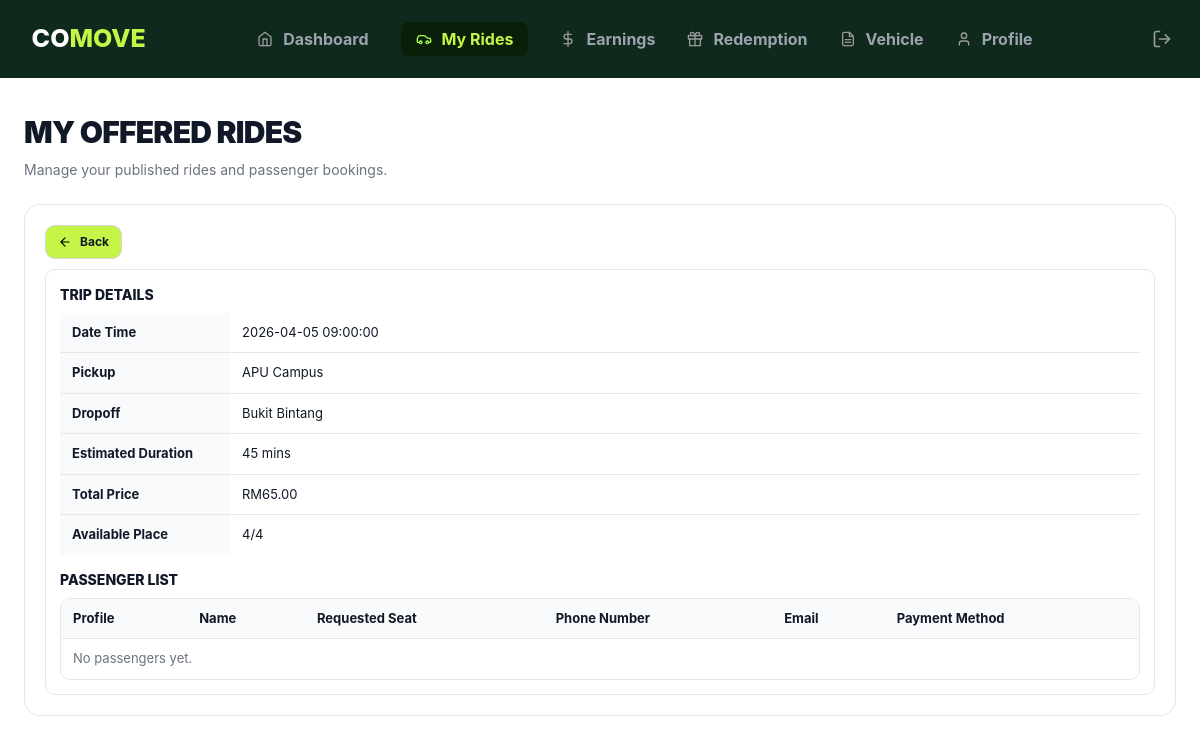
The app's page /src/roles/driver/my-rides.php?view=19 (signed in), older data.
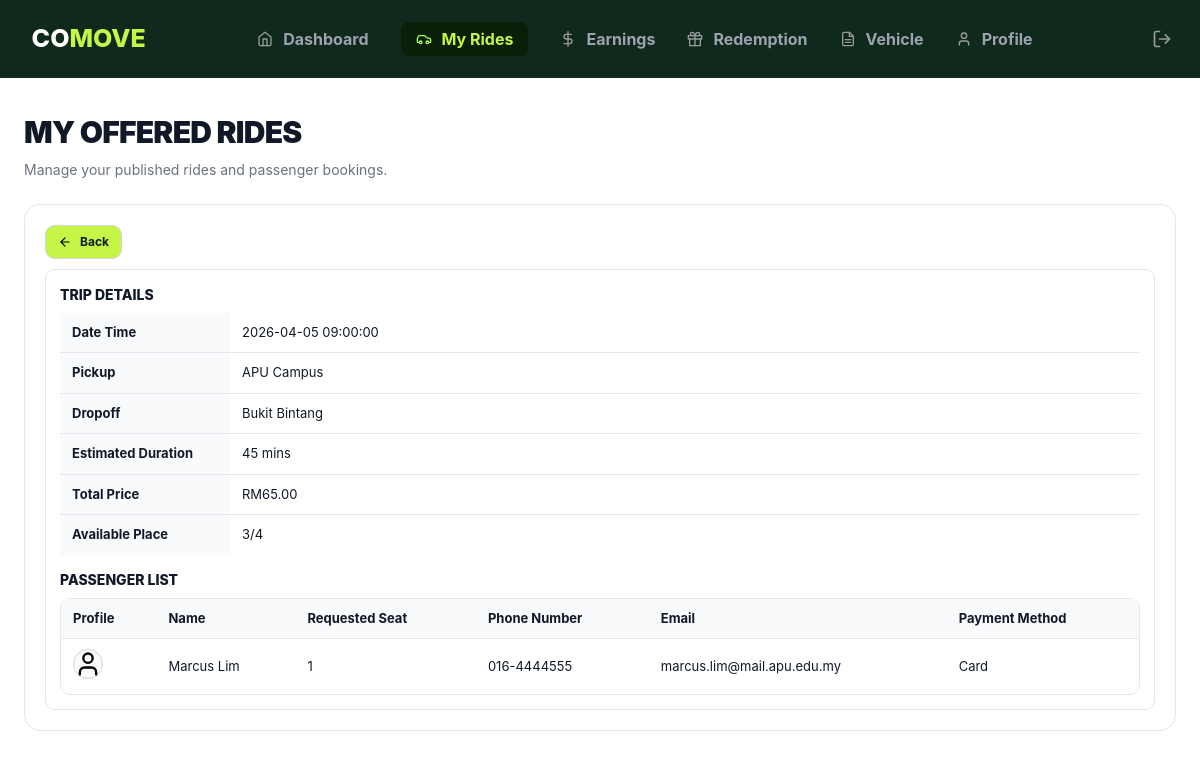
The same page, newer data.
### tables this page shows
CREATE TABLE `trip` (
  `trip_id` int(11) NOT NULL,
  `driver_id` int(11) NOT NULL,
  `start_location` varchar(100) NOT NULL,
  `end_location` varchar(100) NOT NULL,
  `departure_time` datetime NOT NULL,
  `total_seats` int(11) NOT NULL DEFAULT 0,
  `estimated_duration` int(11) DEFAULT NULL,
  `total_amount` decimal(10,2) NOT NULL DEFAULT 0.00,
  `gained_point` float DEFAULT NULL,
  `trip_status` varchar(20) NOT NULL DEFAULT 'scheduled' CHECK (`trip_status` in ('scheduled','ongoing','completed'))
);

CREATE TABLE `ride_request` (
  `request_id` int(11) NOT NULL,
  `trip_id` int(11) NOT NULL,
  `rider_id` int(11) NOT NULL,
  `seats_requested` int(11) NOT NULL,
  `request_status` varchar(20) NOT NULL DEFAULT 'pending' CHECK (`request_status` in ('pending','approved','rejected')),
  `requested_at` datetime NOT NULL DEFAULT current_timestamp(),
  `amount_paid` decimal(10,2) DEFAULT NULL,
  `payment_method` varchar(20) DEFAULT NULL,
  `proof_of_payment` varchar(255) DEFAULT NULL,
  `gained_point` float DEFAULT NULL
);

CREATE TABLE `rider` (
  `rider_id` int(11) NOT NULL,
  `name` varchar(50) NOT NULL,
  `email` varchar(100) NOT NULL,
  `password` varchar(255) NOT NULL,
  `phone_number` varchar(20) DEFAULT NULL,
  `profile_photo` mediumblob DEFAULT NULL,
  `created_at` datetime NOT NULL DEFAULT current_timestamp(),
  `rider_status` varchar(20) NOT NULL DEFAULT 'active' CHECK (`rider_status` in ('active','banned'))
);

### src/roles/driver/my-rides.php (the view, shortened to what the changed rows need)
<?php
include "../../config/conn.php";
$driverId = isset($_SESSION['user_id']) ? trim((string) $_SESSION['user_id']) : '';
$driverIdSafe = mysqli_real_escape_string($dbConn, $driverId);
$viewTripId = isset($_GET['view']) ? trim((string) $_GET['view']) : '';
function escapeHtml(string $value): string
{
    return htmlspecialchars($value, ENT_QUOTES, 'UTF-8');
}
function buildProfileImageSrc($photoBlob): string
{
    if ($photoBlob === null || $photoBlob === '') {
        return "../../public-assets/icons/user.svg";
    }
    $mime = null;
    return "data:" . $mime . ";base64," . base64_encode($photoBlob);
}
?>
<!DOCTYPE html>
<html lang="en">
<head>
  <link rel="stylesheet" href="../../public-assets/style.css">
  <link rel="stylesheet" href="my-rides.css">
</head>
<body>
  <main class="dashboard-main" id="myRidesPage">
    <h1 class="page-title">My Offered Rides</h1>
    <section class="my-rides-panel" aria-live="polite">
      <div class="my-rides-list">
        <?php
        if ($viewTripId !== '') {
            $viewTripSafe = mysqli_real_escape_string($dbConn, $viewTripId);
            $tripSql = "SELECT t.trip_id, t.start_location, t.end_location, t.departure_time, t.total_seats, t.estimated_duration, t.total_amount, d.vehicle_model
                        FROM TRIP t
                        LEFT JOIN DRIVER d ON t.driver_id = d.driver_id
                        WHERE t.trip_id = '" . $viewTripSafe . "' AND t.driver_id = '" . $driverIdSafe . "' AND t.trip_status <> 'completed'
                        AND t.departure_time > NOW()
                        LIMIT 1";
            $tripResult = mysqli_query($dbConn, $tripSql);
            if ($tripResult && ($tripRow = mysqli_fetch_array($tripResult))) {
                $booked = 0;
                $bookedSql = "SELECT SUM(seats_requested) AS booked FROM RIDE_REQUEST WHERE trip_id = '" . $viewTripSafe . "' AND request_status = 'approved'";
                $bookedResult = mysqli_query($dbConn, $bookedSql);
                if ($bookedResult && ($bookedRow = mysqli_fetch_array($bookedResult))) {
                    $booked = isset($bookedRow['booked']) ? (int) $bookedRow['booked'] : 0;
                }
                $totalSeats = (int) $tripRow['total_seats'];
                $availableSeats = max($totalSeats - $booked, 0);
                $estimatedDuration = $tripRow['estimated_duration'];
                $estimatedText = ($estimatedDuration === null || $estimatedDuration === '')
                    ? '-'
                    : ((string) $estimatedDuration . ' mins');
                ?>
                <div class="ride-detail-view">
                  <div class="ride-detail-top-actions">
                    <a href="my-rides.php" class="driver-btn driver-btn-small driver-btn-muted">
                      <img src="../../public-assets/icons/arrow-left.svg" width="14" height="14" alt="" aria-hidden="true">
                      Back
                    </a>
                  </div>
                  <section class="ride-detail-panel">
                    <div class="ride-detail-block">
                      <h3 class="ride-detail-title">Trip Details</h3>
                      <table class="ride-detail-table">
                        <tbody>
                          <tr><th>Date Time</th><td><?php echo escapeHtml((string) $tripRow['departure_time']); ?></td></tr>
                          <tr><th>Pickup</th><td><?php echo escapeHtml((string) $tripRow['start_location']); ?></td></tr>
                          <tr><th>Dropoff</th><td><?php echo escapeHtml((string) $tripRow['end_location']); ?></td></tr>
                          <tr><th>Estimated Duration</th><td><?php echo escapeHtml($estimatedText); ?></td></tr>
                          <tr><th>Total Price</th><td><?php echo 'RM' . number_format((float) $tripRow['total_amount'], 2); ?></td></tr>
                          <tr><th>Available Place</th><td><?php echo $availableSeats . '/' . $totalSeats; ?></td></tr>
                        </tbody>
                      </table>
                    </div>
                    <div class="ride-detail-block">
                      <h3 class="ride-detail-title">Passenger List</h3>
                      <div class="passenger-table-wrap">
                        <table class="passenger-table">
                          <thead>
                            <tr>
                              <th>Profile</th>
                              <th>Name</th>
                              <th>Requested Seat</th>
                              <th>Phone Number</th>
                              <th>Email</th>
                              <th>Payment Method</th>
                            </tr>
                          </thead>
                          <tbody>
                          <?php
                          $passengerSql = "SELECT r.name, r.phone_number, r.email, r.profile_photo, rr.seats_requested, rr.payment_method
                                           FROM RIDE_REQUEST rr
                                           JOIN RIDER r ON rr.rider_id = r.rider_id
                                           WHERE rr.trip_id = '" . $viewTripSafe . "' AND rr.request_status = 'approved'
                                           ORDER BY rr.requested_at ASC";
                          $passengerResult = mysqli_query($dbConn, $passengerSql);
                          $hasPassenger = false;
                          if ($passengerResult) {
                              while ($passengerRow = mysqli_fetch_array($passengerResult)) {
                                  $hasPassenger = true;
                                  $name = isset($passengerRow['name']) ? (string) $passengerRow['name'] : '';
                                  $profilePhoto = isset($passengerRow['profile_photo']) ? $passengerRow['profile_photo'] : null;
                                  $profileImg = buildProfileImageSrc($profilePhoto);
                                  echo "<tr>";
                                  echo "<td data-label='Profile'><span class='profile-chip'><img src='" . escapeHtml($profileImg) . "' alt='Profile' width='28' height='28'></span></td>";
                                  echo "<td data-label='Name'>" . escapeHtml($name) . "</td>";
                                  echo "<td data-label='Requested Seat'>" . (int) $passengerRow['seats_requested'] . "</td>";
                                  echo "<td data-label='Phone Number'>" . escapeHtml((string) $passengerRow['phone_number']) . "</td>";
                                  echo "<td data-label='Email'>" . escapeHtml((string) $passengerRow['email']) . "</td>";
                                  echo "<td data-label='Payment Method'>" . escapeHtml((string) $passengerRow['payment_method']) . "</td>";
                                  echo "</tr>";
                              }
                          }
                          if (!$hasPassenger) {
                              echo "<tr><td colspan='6' class='passenger-empty'>No passengers yet.</td></tr>";
                          }
                          ?>
                          </tbody>
                        </table>
                      </div>
                    </div>
                  </section>
                </div>
                <?php
            } else {
                echo "<div class='my-rides-empty'><h2 class='my-rides-empty-title'>Ride not found</h2><p class='my-rides-empty-text'>Please select a ride from your list.</p></div>";
            }
        }
        ?>
      </div>
    </section>
  </main>
</body>
</html>

Row changes from the older to the newer data that the page shows:
shown differently, row unchanged: trip "APU Campus": total_seats "4" → (not shown)
added ride_request: rider.name "Marcus Lim", seats_requested "1", rider.phone_number "016-4444555", rider.email "marcus.lim@mail.apu.edu.my", payment_method "Card"
Text that changed along with them:
$availableSeats: (not shown) → "3"
text no longer shown: "No passengers yet."
